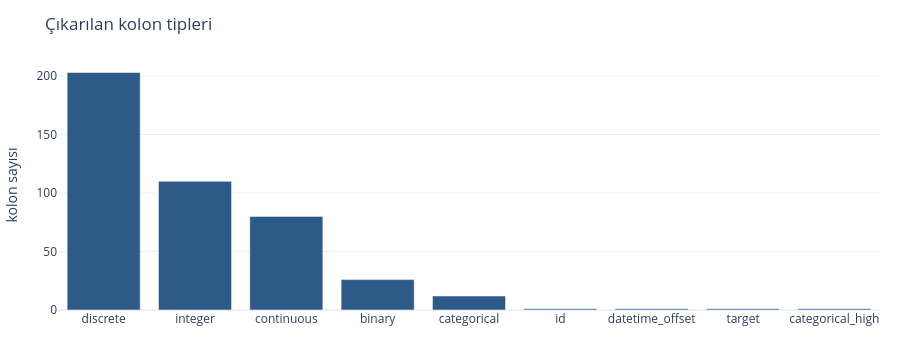

The notebook cell this image was saved under:
### Markdown cell above
## 4. Otomatik kolon tipi çıkarımı

Tipleri önce yalnızca veriye bakarak çıkarıyorum (değer tipi, farklı değer sayısı, tam sayı olup olmadığı, sıra numarasıyla ilişkisi). Sonra Vesta'nın "bu kolonlar kategoriktir" listesiyle karşılaştırıp veriden çıkarılamayan yerleri işaretliyorum.

Kurallar:
- metin: 2 farklı değer → `binary`, >1000 → `categorical_high`, diğer → `categorical`
- sayısal: ≤2 farklı değer → `binary`; `TransactionID` ile neredeyse tam sıralı ilişki → `datetime_offset`; tekil ve ardışık → `id`
- sayısal tam sayı: ≤50 farklı değer → `discrete`, daha fazlası → `integer`
- sayısal ondalıklı → `continuous`
- en sık değerin payı > %99 → ayrıca `quasi_constant` bayrağı

### Code cell
VESTA_CATEGORICAL = (["ProductCD", "addr1", "addr2", "P_emaildomain", "R_emaildomain", "DeviceType", "DeviceInfo"]
                     + [f"card{i}" for i in range(1, 7)] + [f"M{i}" for i in range(1, 10)]
                     + [f"id_{i}" for i in range(12, 39)])

rid = df["TransactionID"].to_numpy()
sample_idx = rng.choice(len(df), size=min(200_000, len(df)), replace=False)

def infer_type(c):
    s = df[c]
    nun = s.nunique(dropna=True)
    if c == "isFraud":
        return "target"
    if not pd.api.types.is_numeric_dtype(s):
        return "binary" if nun == 2 else ("categorical_high" if nun > 1000 else "categorical")
    if nun <= 2:
        return "binary"
    if s.is_unique and s.notna().all() and (np.diff(np.sort(s.to_numpy())) == 1).all():
        return "id"
    if s.notna().all() and nun > 0.5 * len(s):
        r = pd.Series(s.to_numpy()[sample_idx]).corr(pd.Series(rid[sample_idx]), method="spearman")
        if r > 0.999:
            return "datetime_offset"
    v = s.dropna().to_numpy()[:200_000]
    if np.all(np.mod(v, 1) == 0):
        return "discrete" if nun <= 50 else "integer"
    return "continuous"

rows = []
for c in df.columns:
    s = df[c]
    top_share = s.value_counts(dropna=False, normalize=True).iloc[0]
    rows.append({"kolon": c, "grup": col_group(c), "dtype": str(s.dtype), "çıkarılan_tip": infer_type(c),
                 "vesta_kategorik": c in VESTA_CATEGORICAL, "farklı": s.nunique(dropna=True),
                 "eksik": s.isna().mean(), "en_sık_pay": top_share, "quasi_constant": top_share > 0.99})
types = pd.DataFrame(rows).set_index("kolon")

counts = types["çıkarılan_tip"].value_counts()
display(counts.to_frame("kolon sayısı"))
fig = go.Figure(go.Bar(x=counts.index, y=counts.values, marker_color=C_MAIN))
fig.update_layout(title="Çıkarılan kolon tipleri", yaxis_title="kolon sayısı")
show(fig, 360)

display(pd.crosstab(types["çıkarılan_tip"], types["vesta_kategorik"]).rename(columns={False: "Vesta: sayısal", True: "Vesta: kategorik"}))
mism = types[types["vesta_kategorik"] & ~types["çıkarılan_tip"].isin(["categorical", "categorical_high", "binary"])]
print(f"Veriden sayısal görünen ama Vesta'ya göre kategorik {len(mism)} kolon:")
display(mism[["çıkarılan_tip", "farklı", "eksik"]])
note("datetime_offset kolonları", ", ".join(types.index[types["çıkarılan_tip"] == "datetime_offset"]))
note("quasi_constant kolon sayısı", int(types["quasi_constant"].sum()))

### Figure 1 — Plotly figure (JSON) as saved in the notebook; plotly's stock layout.template omitted (floating-point values rounded to 4 significant figures)
{"data": [{"marker": {"color": "#2E5A88"}, "type": "bar", "x": ["discrete", "integer", "continuous", "binary", "categorical", "id", "datetime_offset", "target", "categorical_high"], "y": [203, 110, 80, 26, 12, 1, 1, 1, 1]}], "layout": {"height": 360, "margin": {"b": 50, "l": 50, "r": 20, "t": 60}, "title": {"text": "Çıkarılan kolon tipleri"}, "yaxis": {"title": {"text": "kolon sayısı"}}}}
